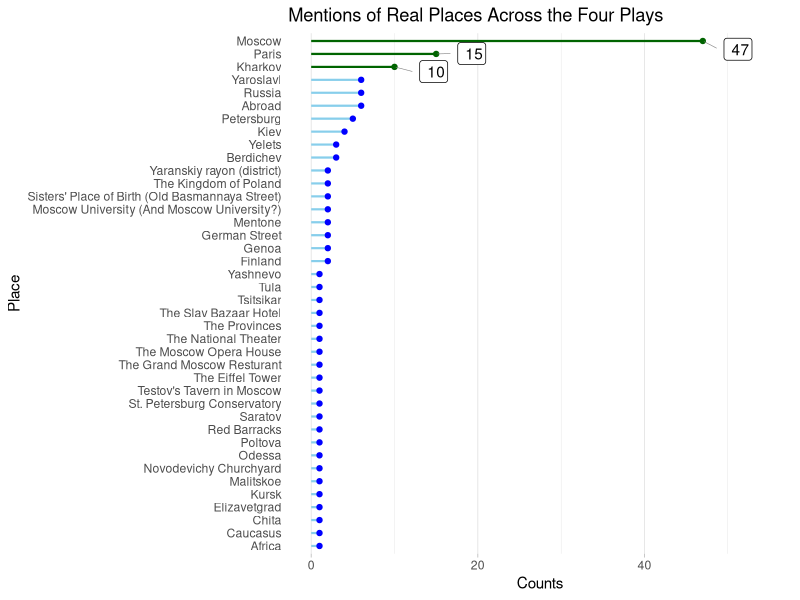
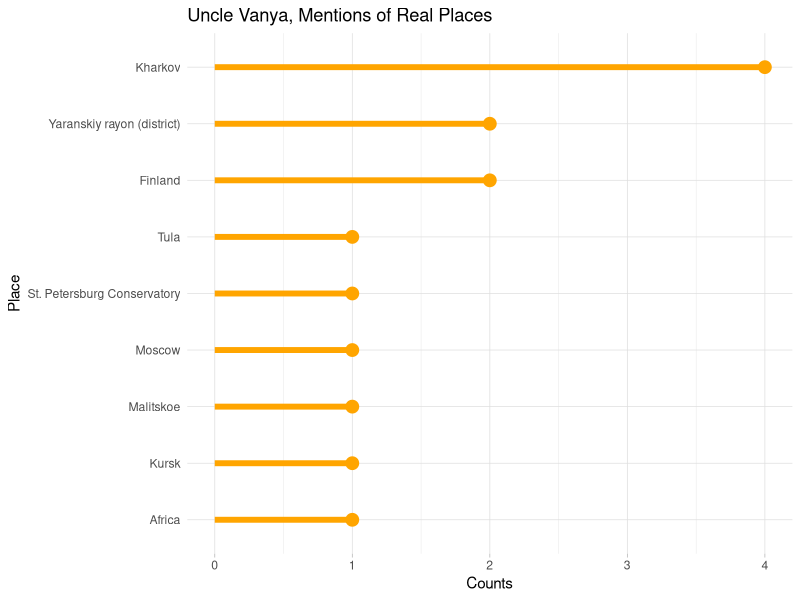
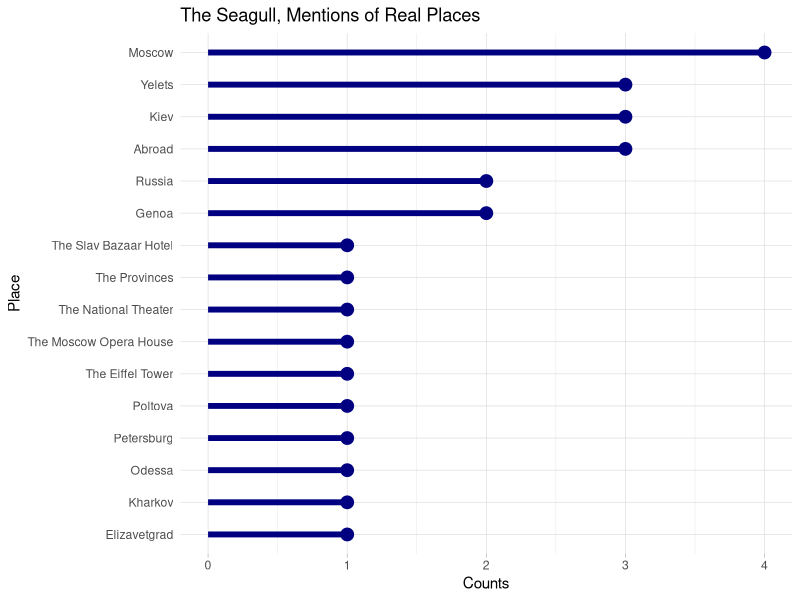
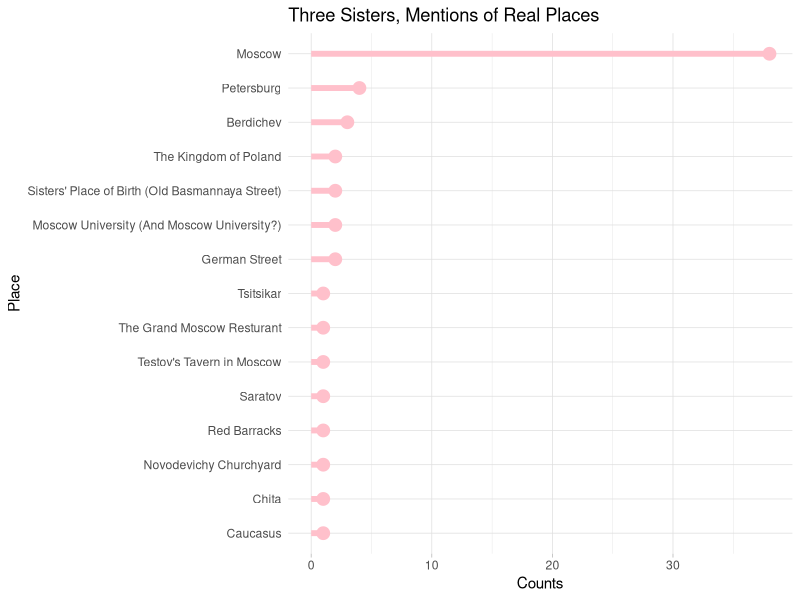
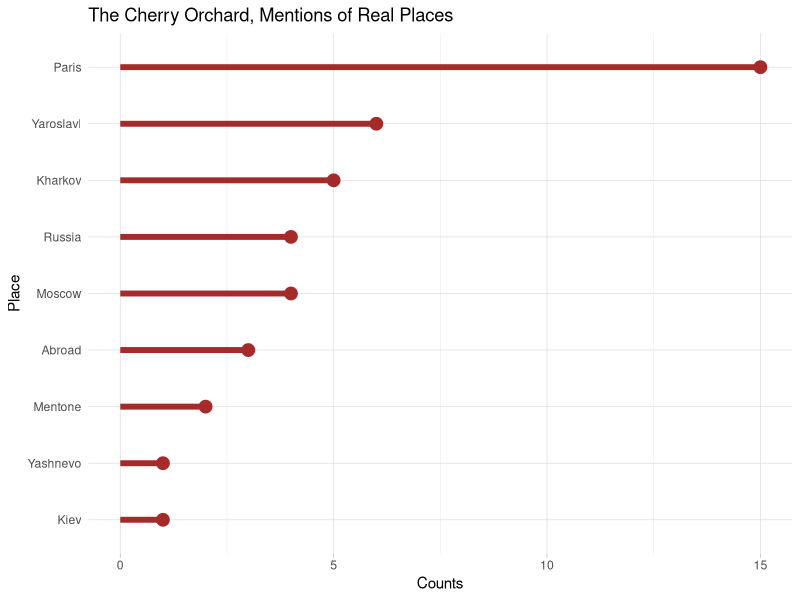

Recreate these plots in R, in order.
## ---- chunk 1
knitr::opts_chunk$set(echo = FALSE, error = FALSE, message = FALSE, warning = FALSE)

# Load libraries
library(tidyverse)
library(ggplot2)
library(readr)
library(stringr)
library(scales)
library(knitr)
library(kableExtra)
library(ggrepel)
## ---- chunk 2

# Load data

counts_real <- read_csv("counts_real_places.csv") %>%
  mutate(period = case_when(
    act == "Act I" ~ 1,
    act == "Act II" ~ 2,
    act == "Act III" ~ 3,
    act == "Act IV" ~ 4
  ))

## ---- chunk 3

# Summarize data across the four plays

counts_total <- counts_real %>%
  group_by(object) %>%
  summarise(total = sum(mentions)) %>%
  ungroup() 

# Reorder

counts_total <-counts_total[order(counts_total$total), ] 
counts_total$object <- factor(counts_total$object, levels = counts_total$object)

# Graph

counts_total %>%
  ggplot(aes(x = reorder(object, -total), y = total, label = total)) +
  geom_segment(aes(x = object, 
                   xend = object,
                   y = 0,
                   yend = total),
                   color = ifelse(counts_total$object %in% 
                                c("Moscow","Kharkov", "Paris"), "darkgreen", "skyblue"),
                   size = .75) +
  geom_point(color = ifelse(counts_total$object %in% 
                              c("Moscow","Kharkov", "Paris"), "darkgreen", "blue")) + 
  geom_label_repel(data = subset(counts_total, total > 9),
                   segment.size  = 0.2,
                   segment.color = "grey50",
                   nudge_y       = 5,
                  # direction     = "x",
                   hjust = 1) + 
  labs(title = "Mentions of Real Places Across the Four Plays") + 
  xlab("Place") +
  ylab("Counts") +
  theme_light() +
  ylim(0,55) +
  coord_flip() +
  theme(
    panel.grid.major.y = element_blank(),
    panel.border = element_blank(),
    axis.ticks.y = element_blank()) 

## ---- chunk 4
#Uncle Vanya 

counts_real_vanya<- counts_real %>%
  filter(play == "Uncle Vanya") %>%
  group_by(object) %>%
  summarize(total = sum(mentions)) %>%
  ungroup()

# Reorder

counts_real_vanya <-counts_real_vanya[order(counts_real_vanya$total), ] 
counts_real_vanya$object <- factor(counts_real_vanya$object, levels = counts_real_vanya$object)

counts_real_vanya %>%
  ggplot(aes(x = reorder(object, -total), y = total)) + 
  geom_segment(aes(x = object, 
                   xend = object,
                   y = 0,
                   yend = total),
               color = "orange",
               size = 2) +
  geom_point(color = "orange", size = 4) + 
  xlab("Place") +
  ylab("Counts") + 
  labs(title = "Uncle Vanya, Mentions of Real Places") +
  ylim(0,4) +
  theme_light() +
  coord_flip() + 
  theme(
    panel.grid.minor.y = element_blank(),
    panel.border = element_blank(),
    axis.ticks.y = element_blank())
  

## ---- chunk 5

v_1 <- counts_real %>%
  filter(play == "Uncle Vanya", act == "Act I") %>%
  select(-period, -play)
  

v_2 <- counts_real %>%
  filter(play == "Uncle Vanya", act == "Act II") %>%
  select(-period, -play)

v_3 <- counts_real %>% 
  filter(play == "Uncle Vanya", act == "Act III") %>%
  select(-period, -play)

v_4 <- counts_real %>%
  filter(play == "Uncle Vanya", act == "Act IV") %>%
  select(-period, -play)
  

rbind(v_1,v_2,v_3,v_4) %>%
  select(-act) %>%
  kable(col.names = 
          c("Place", "Mentions"),
            caption = "Place Mentions by Act, Uncle Vanya") %>%
  kable_styling() %>%
  group_rows("Act I", 1,1) %>%
  group_rows("Act II", 2, 4) %>%
  group_rows("Act III", 5,7) %>%
  group_rows("Act IV", 8,11)



## ---- chunk 6

#Seagull

counts_real_gull<- counts_real %>%
  filter(play == "The Seagull") %>%
  group_by(object) %>%
  summarize(total = sum(mentions)) %>%
  ungroup()

# Reorder

counts_real_gull <-counts_real_gull[order(counts_real_gull$total), ] 
counts_real_gull$object <- factor(counts_real_gull$object, levels = counts_real_gull$object)

counts_real_gull %>%
  ggplot(aes(x = reorder(object, -total), y = total)) + 
  geom_segment(aes(x = object, 
                   xend = object,
                   y = 0,
                   yend = total),
               color = "navy",
               size = 2) +
  geom_point(color = "navy", size = 4) + 
  xlab("Place") +
  ylab("Counts") + 
  labs(title = "The Seagull, Mentions of Real Places") +
  #ylim(0,4) +
  theme_light() +
  coord_flip() + 
  theme(
    panel.grid.minor.y = element_blank(),
    panel.border = element_blank(),
    axis.ticks.y = element_blank())

## ---- chunk 7

#Sisters

counts_real_sis<- counts_real %>%
  filter(play == "Three Sisters") %>%
  group_by(object) %>%
  summarize(total = sum(mentions)) %>%
  ungroup()

# Reorder

counts_real_sis <-counts_real_sis[order(counts_real_sis$total), ] 
counts_real_sis$object <- factor(counts_real_sis$object, levels = counts_real_sis$object)

counts_real_sis %>%
  ggplot(aes(x = reorder(object, -total), y = total)) + 
  geom_segment(aes(x = object, 
                   xend = object,
                   y = 0,
                   yend = total),
               color = "pink",
               size = 2) +
  geom_point(color = "pink", size = 4) + 
  xlab("Place") +
  ylab("Counts") + 
  labs(title = "Three Sisters, Mentions of Real Places") +
  #ylim(0,4) +
  theme_light() +
  coord_flip() + 
  theme(
    panel.grid.minor.y = element_blank(),
    panel.border = element_blank(),
    axis.ticks.y = element_blank())

## ---- chunk 8

#Cherry Orchard

counts_real_co<- counts_real %>%
  filter(play == "The Cherry Orchard") %>%
  group_by(object) %>%
  summarize(total = sum(mentions)) %>%
  ungroup()

# Reorder

counts_real_co <-counts_real_co[order(counts_real_co$total), ] 
counts_real_co$object <- factor(counts_real_co$object, levels = counts_real_co$object)

counts_real_co %>%
  ggplot(aes(x = reorder(object, -total), y = total)) + 
  geom_segment(aes(x = object, 
                   xend = object,
                   y = 0,
                   yend = total),
               color = "brown",
               size = 2) +
  geom_point(color = "brown", size = 4) + 
  xlab("Place") +
  ylab("Counts") + 
  labs(title = "The Cherry Orchard, Mentions of Real Places") +
  #ylim(0,4) +
  theme_light() +
  coord_flip() + 
  theme(
    panel.grid.minor.y = element_blank(),
    panel.border = element_blank(),
    axis.ticks.y = element_blank())
